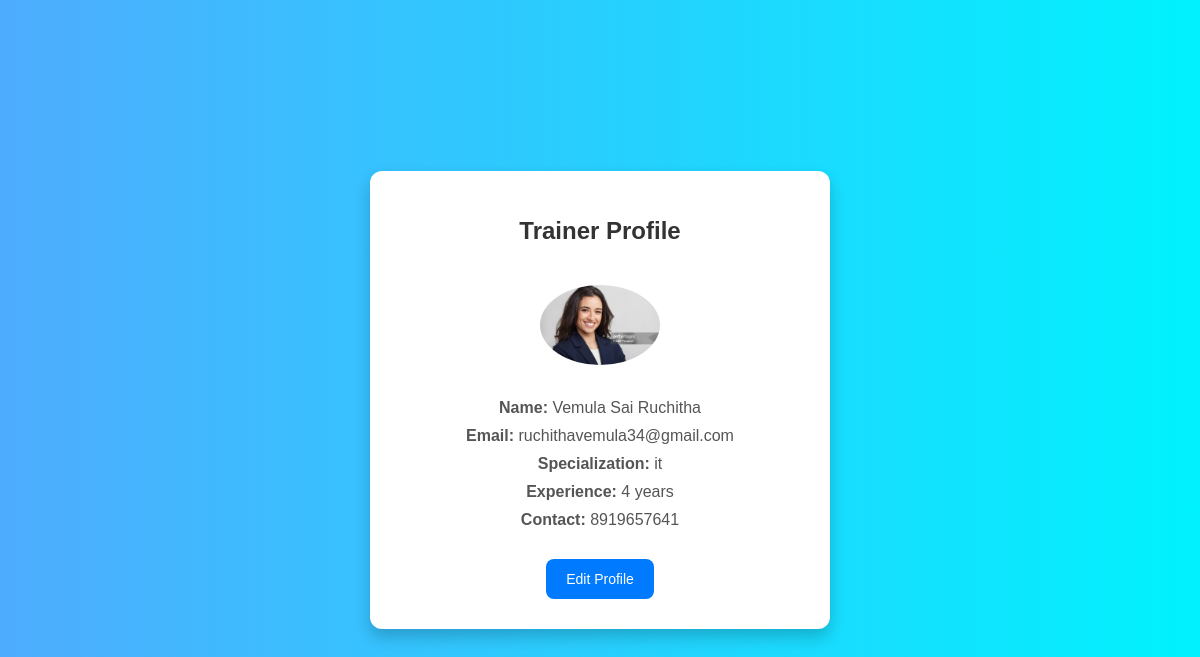
Page /trainerapp/view/ (signed in) on the committed database.
### trainerapp/models.py (models this page shows, shortened)
class Trainer(models.Model):
    user = models.OneToOneField(User, on_delete=models.CASCADE)
    specialization = models.CharField(max_length=255)
    experience_years = models.IntegerField()
    contact_number = models.CharField(max_length=15, blank=True, null=True)
    profile_picture = models.ImageField(upload_to='trainer_profiles/', blank=True, null=True)

### trainerapp/views.py (the view)
# urls.py: path('view/', views.view_trainer_profile, name='view_trainer_profile'),
@login_required
def view_trainer_profile(request):
    trainer = get_object_or_404(Trainer, user=request.user)
    return render(request, 'trainerapp/view_trainer_profile.html', {'trainer': trainer})

### templates/trainerapp/view_trainer_profile.html (shortened to what this page needs)
<!DOCTYPE html>
<html lang="en">
<head>
</head>
<body>
    <div class="profile-card">
        <h1>Trainer Profile</h1>
        {% if trainer.profile_picture %}
            <img src="{{ trainer.profile_picture.url }}" alt="Profile Picture">
        {% endif %}
        <p><strong>Name:</strong> {{ trainer.user.first_name }} {{ trainer.user.last_name }}</p>
        <p><strong>Email:</strong> {{ trainer.user.email }}</p>
        <p><strong>Specialization:</strong> {{ trainer.specialization }}</p>
        <p><strong>Experience:</strong> {{ trainer.experience_years }} years</p>
        <p><strong>Contact:</strong> {{ trainer.contact_number }}</p>
        <a href="{% url 'trainerapp:update_trainer_profile' %}">Edit Profile</a>
    </div>
</body>
</html>

### templates/trainerapp/view_trainer_profile.html (style rules this page uses)
body { font-family: Arial, sans-serif; margin: 0; padding: 0; background: linear-gradient(to right, #4facfe, #00f2fe); display: flex; justify-content: center; align-items: center; height: 100vh; }
.profile-card { background: white; border-radius: 12px; box-shadow: 0 8px 16px rgba(0, 0, 0, 0.2); padding: 30px; max-width: 400px; width: 100%; text-align: center; }
.profile-card h1 { font-size: 24px; color: #333; margin-bottom: 20px; }
.profile-card p { font-size: 16px; color: #555; margin: 10px 0; }
.profile-card img { border-radius: 50%; max-width: 120px; margin: 20px 0; }
.profile-card a { display: inline-block; padding: 12px 20px; background-color: #007bff; color: white; text-decoration: none; border-radius: 8px; font-size: 14px; margin-top: 20px; transition: background-color 0.3s ease; }

### rows in the picture
Trainer: profile_picture (picture), user.first_name "Vemula", user.last_name "Sai Ruchitha", user.email "ruchithavemula34@gmail.com", specialization "it", experience_years "4", contact_number "8919657641"
